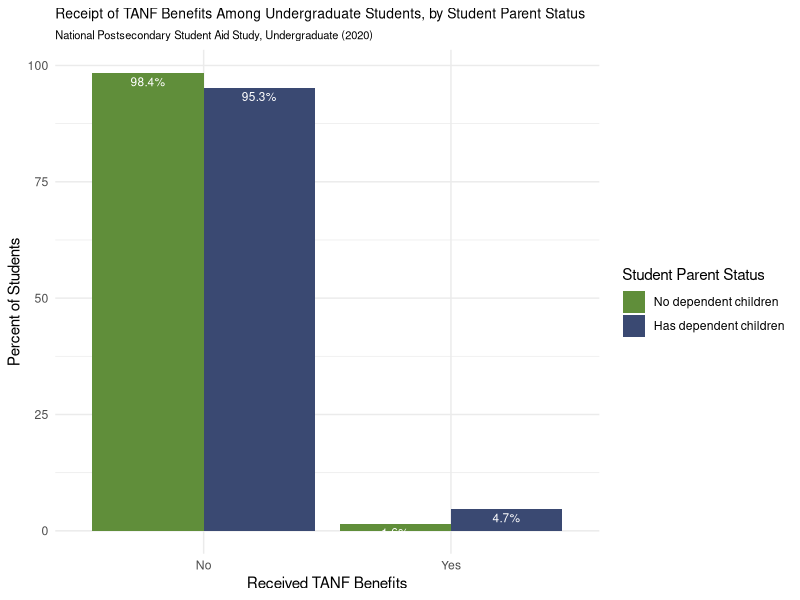

Source code (R):
library(readr)
library(ggplot2)
library(dplyr)
library (tidyverse)

npsas2020_studentparents_data <- read_csv("data/npsas2020_studentparents_data - data.csv")

TANF <- npsas2020_studentparents_data %>%
  filter(measure == "Received federal benefit: TANF Benefits")

ggplot(
  TANF,
  aes(
    x = category,
    y = percent,
    fill = has_dependent_children
  )
) +
  geom_col(position = "dodge") +
  geom_text(
    aes(label = paste0(round(percent, 1), "%")),
    position = position_dodge(width = 0.9),
    vjust = 1.5,
    color = "white",
    size = 3
  ) +
  scale_fill_manual(
    values = c(
      "No" = "#608e3a",
      "Yes" = "#3a4972"
    ),
    labels = c(
      "No" = "No dependent children",
      "Yes" = "Has dependent children"
    )
  ) +
  labs(
    title = "Receipt of TANF Benefits Among Undergraduate Students, by Student Parent Status",
    subtitle = "National Postsecondary Student Aid Study, Undergraduate (2020)",
    x = "Received TANF Benefits",
    y = "Percent of Students",
    fill = "Student Parent Status"
  ) +
  theme_minimal() +
  theme(
    text = element_text(family = "Helvetica"),
    plot.title = element_text(size = 10),
    plot.subtitle = element_text(size = 8)
  )
